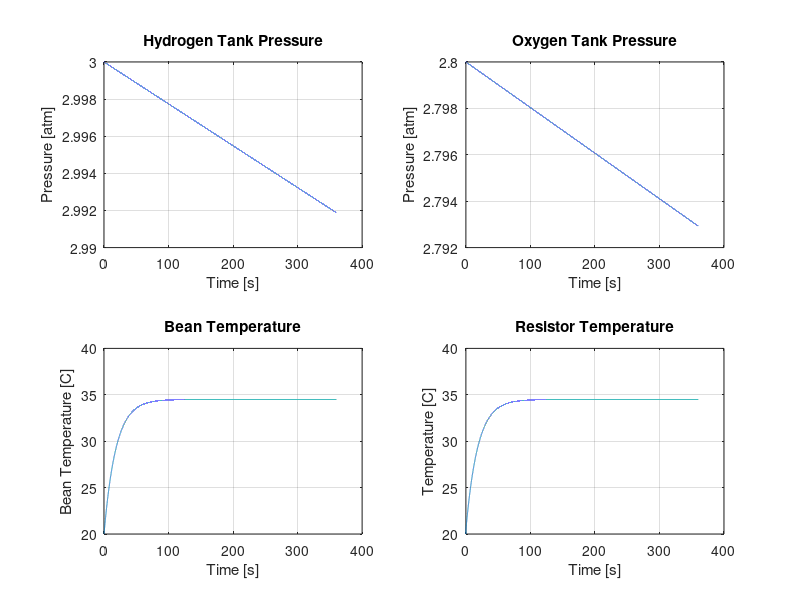

Recreate this plot in MATLAB.
clear all;
P_O0 = 2.8;       % [atm]
P_H0 = 3;       % [atm]

%%  Model Parameter Constants
%%  Tank Gas Flow Model
%   Hydrogen
RfH = 7000;        % [IDK]
IfH = 50;        % [IDK]
VH = 20;         % [m^3]
kH = 1.405;     % unitless
PH = P_H0/4;    % [atm]
CfH = VH/(PH*kH)% [IDK]
QH = 0;         % [J]

ICH = [QH
       P_H0];  
  
%   Oxygen
RfO = 7000;        % [IDK]
IfO = 50;        % [IDK]
VO = 20;         % [m^3]
kO = 1.405;     % unitless
PO = P_O0/4;    % [atm]
CfO = VO/(PO*kO)% [IDK]
QO = 0;         % [J]

ICO = [QO
       P_O0]; 
  
%%  Fuel Cell Constants
T = 343;                % 70C
Rc = 0.0003;            % Ohms
A = 430;                % [cm^2]
t = 0.000178;           % [m]
n = 800;                % number of cells
psi = 13;               % saturated
i_max = 2;              % max current density [A/cm2]
i = 1.5;                % Current Pull [A/cm2]

%%  Heating Beans State Model Constants

%   Heater Resistance
R = 1;                  % [IDK]

%   Beans
beanVolume = 400/1000000;       % [m^3] - 400mL
beanDensity = 1000;             % [kg/m^3] - Water
beanSpecificHeat = 4184;        % [J/(kg*K)] - Water
C_TB = beanVolume * beanDensity * beanSpecificHeat;

%   Can
canD = 0.0682625;               % [m]
canH = 0.123825;                % [m]
canT = 0.00025;                 % [m]

%   Resistor
C_TR = 100;                     % [IDK]

%   Resistor to Beans [Conduction]
canArea = pi * canD * canH;
canHeaterAreaRatio = 0.5; % Amount of the can covered by the heater
canHeaterArea = canArea * canHeaterAreaRatio;

k_RB = 50;                  % [W/mK]
A_RB = canHeaterArea;       % [m^2]
dx_RB = canT;               % [m]
Rk_RB = dx_RB/(k_RB * A_RB);

%   Resistor to Amb [Convection]
canAirArea = (pi * canD^2)/4; % + canArea * (1 - resistorCanAreaRatio) This is insulated so no effect
Rc_RA = 0.01;

%   Beans to Amb    [Convection]
hc_BA = 10;                         % [Estimate]
A_BA = pi * ((canD/2) - canT)^2;
Rc_BA = 1/(hc_BA * A_BA);

% Ambient Temperature
T_A = 20;               % [C]

ICB = [T_A
       T_A];

%%  Define Hydrogen State Space Matrix
AH = [-RfH/IfH     1/IfH
     -1/CfH      0   ];
 
BH = [0
      0];
  
CH = [1 0
      0 1];
 
DH = [0
      0];
  
sysH = ss(AH, BH, CH, DH);
 
%%  Define Hydrogen State Space Matrix
AO = [-RfO/IfO     1/IfO
      -1/CfO       0    ];
 
BO = [0
      0];
  
CO = [1 0
      0 1];
 
DO = [0
      0];
  
 sysO = ss(AO, BO, CO, DO);
 
%%  Define Bean Heater State Space Matrix
AB = [-(1/Rk_RB + 1/Rc_RA)/C_TR   1/(Rk_RB * C_TR)      
      1/(Rk_RB * C_TB)           -(1/Rk_RB + 1/Rc_BA)/C_TB];

BB = [1/(Rc_RA * C_TR)    1/(C_TR)
      1/(Rc_BA * C_TB)    0       ];
  
CB = [1 0
      0 1];
  
DB = [0 0
      0 0];

sysB = ss(AB, BB, CB, DB);

%%  Define Run Time
dt = 0.01;
time = 0:dt:360;
uH = zeros(length(time), 1);
uO = zeros(length(time), 1);

yH = lsim(sysH, uH, time, ICH);
yO = lsim(sysO, uO, time, ICO);

for w = 1:length(time)
    PO2 = yO(w,2);
    PH2 = yH(w,2);
    
    
    CH2 = P_H0/((5.08*10^6)*exp(-498/T));
    zeta1 = -0.948;
    zeta2 = (0.00286+0.0002*log(A)+(4.38*10^-5)*log(CH2));
    zeta3 = 7.6*(10^-5);
    zeta4 = -1.93*(10^-4);
    %%  Kinetic Voltage
    Co2 = PO2/((5.08*10^6)*exp(-498/T));
    Vk = -(zeta1 + zeta2*T + zeta3*T*log(Co2)+ zeta4*T*log(i*A));
    
    %%  Ohmic Voltage
    Rm = (t/A)*(181.6*(1+0.03*i+0.062*((T/303)^2)*(i^2.5)))/...
         (psi-0.634-3*i*exp(4.18*((T-303)/T))); 

    Vo = i*A*(Rm+Rc);

    %%  Transportation Voltage
    Vt = -0.016*log(1-(i/i_max));

    %%  Nernst Voltage
    Vn = 1.229-(0.85*10^-3)*(T-298.15)+(4.3085*10^-5)*T*...
         (log(PH2)+0.5*log(PO2));

    %%  Stack Voltage
    z(w,1) = Vn;
    z(w,2) = Vk;
    z(w,3) = Vo;
    z(w,4) = Vt;
    if(n*(Vn - Vk - Vo - Vt) > 0)
        uB(w,2) = dt*((n*(Vn - Vk - Vo - Vt))^2)/R;
    else
        uB(w,2) = 0;
    end
    uB(w,1) = T_A;

end

%%  Bean Simulator
yB = lsim(sysB, uB, time, ICB);

figure(1)

subplot(2,2,1)
plot(time(1,:),yH(:,2))
title('Hydrogen Tank Pressure')
xlabel('Time [s]');
ylabel('Pressure [atm]');
grid on

subplot(2,2,2)
plot(time(1,:),yO(:,2))
title('Oxygen Tank Pressure')
xlabel('Time [s]');
ylabel('Pressure [atm]');
grid on

subplot(2,2,3)
plot(time(1,:),yB(:,2))
title('Bean Temperature')
xlabel('Time [s]');
ylabel('Bean Temperature [C]');
grid on

subplot(2,2,4)
plot(time(1,:),yB(:,1))
title('Resistor Temperature')
xlabel('Time [s]');
ylabel('Temperature [C]');
grid on
